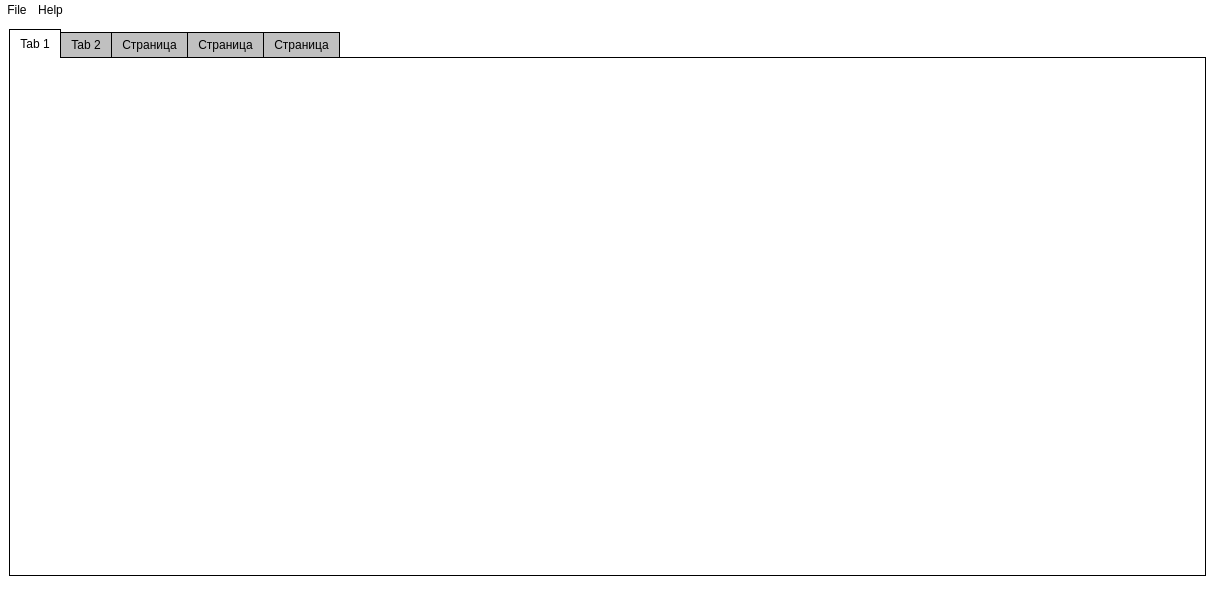
<?xml version="1.0" encoding="UTF-8"?>
<ui version="4.0">
 <class>MainWindow</class>
 <widget class="QMainWindow" name="MainWindow">
  <property name="geometry">
   <rect>
    <x>0</x>
    <y>0</y>
    <width>1215</width>
    <height>607</height>
   </rect>
  </property>
  <property name="minimumSize">
   <size>
    <width>400</width>
    <height>200</height>
   </size>
  </property>
  <property name="windowTitle">
   <string>GEOMETR</string>
  </property>
  <property name="windowIcon">
   <iconset>
    <normaloff>Image/geo.ico</normaloff>Image/geo.ico</iconset>
  </property>
  <property name="styleSheet">
   <string notr="true">background-color:white;</string>
  </property>
  <widget class="QWidget" name="centralwidget">
   <layout class="QVBoxLayout" name="verticalLayout">
    <item>
     <widget class="QTabWidget" name="tabWidget">
      <property name="styleSheet">
       <string notr="true">QTabWidget::pane {
    border: 1px solid black;
    background: white;
}

QTabWidget::tab-bar:top {
    top: 1px;
}

QTabWidget::tab-bar:bottom {
    bottom: 1px;
}

QTabWidget::tab-bar:left {
    right: 1px;
}

QTabWidget::tab-bar:right {
    left: 1px;
}

QTabBar::tab {
    border: 1px solid black;
}

QTabBar::tab:selected {
    background: white;
}

QTabBar::tab:!selected {
    background: silver;
}

QTabBar::tab:!selected:hover {
    background: #999;
}

QTabBar::tab:top:!selected {
    margin-top: 3px;
}

QTabBar::tab:bottom:!selected {
    margin-bottom: 3px;
}

QTabBar::tab:top, QTabBar::tab:bottom {
    min-width: 8ex;
    margin-right: -1px;
    padding: 5px 10px 5px 10px;
}

QTabBar::tab:top:selected {
    border-bottom-color: none;
}

QTabBar::tab:bottom:selected {
    border-top-color: none;
}

QTabBar::tab:top:last, QTabBar::tab:bottom:last,
QTabBar::tab:top:only-one, QTabBar::tab:bottom:only-one {
    margin-right: 0;
}

QTabBar::tab:left:!selected {
    margin-right: 3px;
}

QTabBar::tab:right:!selected {
    margin-left: 3px;
}

QTabBar::tab:left, QTabBar::tab:right {
    min-height: 8ex;
    margin-bottom: -1px;
    padding: 10px 5px 10px 5px;
}

QTabBar::tab:left:selected {
    border-left-color: none;
}

QTabBar::tab:right:selected {
    border-right-color: none;
}

QTabBar::tab:left:last, QTabBar::tab:right:last,
QTabBar::tab:left:only-one, QTabBar::tab:right:only-one {
    margin-bottom: 0;
}
</string>
      </property>
      <property name="currentIndex">
       <number>0</number>
      </property>
      <widget class="QWidget" name="tab_9">
       <property name="autoFillBackground">
        <bool>false</bool>
       </property>
       <property name="styleSheet">
        <string notr="true">QWidget:hover{
background-color: white;
}
QWidget:selected {
 background-color: black; 
}
</string>
       </property>
       <attribute name="title">
        <string>Tab 1</string>
       </attribute>
      </widget>
      <widget class="QWidget" name="tab_10">
       <attribute name="title">
        <string>Tab 2</string>
       </attribute>
      </widget>
      <widget class="QWidget" name="tab_11">
       <attribute name="title">
        <string>Страница</string>
       </attribute>
      </widget>
      <widget class="QWidget" name="tab_12">
       <attribute name="title">
        <string>Страница</string>
       </attribute>
      </widget>
      <widget class="QWidget" name="tab_13">
       <attribute name="title">
        <string>Страница</string>
       </attribute>
      </widget>
     </widget>
    </item>
   </layout>
  </widget>
  <widget class="QMenuBar" name="menubar">
   <property name="geometry">
    <rect>
     <x>0</x>
     <y>0</y>
     <width>1215</width>
     <height>21</height>
    </rect>
   </property>
   <property name="styleSheet">
    <string notr="true">QMenuBar {
background:white;
/*border-bottom: 1px solid black;*/
    spacing: 3px;
}
QMenuBar::item {
    background: transparent;
}

QMenuBar::item:selected { /* when selected using mouse or keyboard */
    background: #a8a8a8;
}

QMenuBar::item:pressed {
    background: #888888;
}</string>
   </property>
   <widget class="QMenu" name="menuFile">
    <property name="styleSheet">
     <string notr="true">QMenu {
    background-color: #ABABAB; /* sets background of the menu */
    border: 1px solid black;
}
QMenu::separator {
    height: 2px;
    background: darkgray;
    margin-left: 10px;
    margin-right: 5px;
}
QMenu{
background-color: white;
}
QMenu:selected {
 background-color: gray; 
}
QMenu:pressed { 
background-color: black;
}</string>
    </property>
    <property name="title">
     <string>File</string>
    </property>
    <addaction name="actionOpen_Database"/>
    <addaction name="actionClose_Database"/>
    <addaction name="separator"/>
    <addaction name="actionSave"/>
   </widget>
   <widget class="QMenu" name="menuHelp">
    <property name="styleSheet">
     <string notr="true">QMenu {
    background-color: #ABABAB; /* sets background of the menu */
    border: 1px solid black;
}
QMenu{
background-color: white;
}
QMenu:selected {
 background-color: gray; 
}
QMenu:pressed { 
background-color: black;
}</string>
    </property>
    <property name="title">
     <string>Help</string>
    </property>
    <addaction name="actionManual"/>
    <addaction name="actionOur_site"/>
   </widget>
   <addaction name="menuFile"/>
   <addaction name="menuHelp"/>
  </widget>
  <widget class="QStatusBar" name="statusbar"/>
  <action name="actionOpen_Database">
   <property name="text">
    <string>Open Database</string>
   </property>
  </action>
  <action name="actionClose_Database">
   <property name="text">
    <string>Close Database</string>
   </property>
  </action>
  <action name="actionSave">
   <property name="text">
    <string>Save</string>
   </property>
  </action>
  <action name="actionManual">
   <property name="text">
    <string>Manual</string>
   </property>
  </action>
  <action name="actionOur_site">
   <property name="text">
    <string>Our site</string>
   </property>
  </action>
 </widget>
 <resources/>
 <connections/>
</ui>
